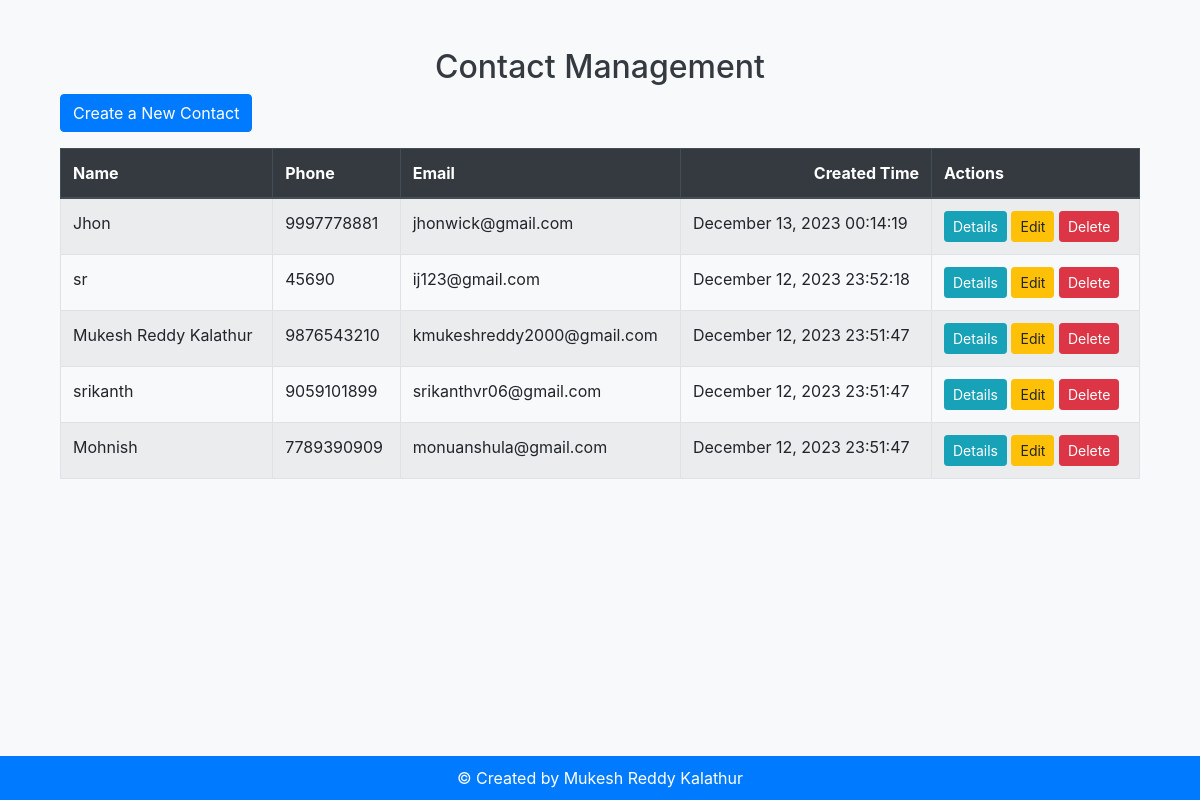
The page /phone_book/ on the database its author committed.
### Phone_Book/models.py (models this page shows, shortened)
class Contact(models.Model):
    name = models.CharField(max_length=50)
    email = models.EmailField()
    phone = models.CharField(max_length=10)
    created_time = models.DateTimeField(default=timezone.now)

### Phone_Book/views.py (the view)
# urls.py: path('', list_contact, name='list_contact'),
def list_contact(request):
    contacts = Contact.objects.all().order_by('-created_time')
    return render(request, 'Phone_Book/list_contact.html', {'contacts': contacts})

### Phone_Book/templates/Phone_Book/list_contact.html
{% extends 'Phone_Book/base.html' %}
{% block content %}
    <div class="container mt-5">
        <h2 class="text-center">Contact Management</h2>
        <a href="{% url 'Phone_Book:create_contact' %}" class="btn btn-primary mb-3">Create a New Contact</a>
        <div class="table-responsive">
            <table class="table table-bordered table-striped table-hover">
                <thead class="thead-dark">
                    <tr>
                        <th scope="col">Name</th>
                        <th scope="col">Phone</th>
                        <th scope="col">Email</th>
                        <th scope="col">Created Time</th>
                        <th scope="col">Actions</th>
                    </tr>
                </thead>
                <tbody>
                    {% for contact in contacts %}
                        <tr>
                            <td>{{ contact.name }}</td>
                            <td>{{ contact.phone }}</td>
                            <td>{{ contact.email }}</td>
                            <td>{{ contact.created_time|date:"F d, Y H:i:s" }}</td>
                            <td>
                                <a href="{% url 'Phone_Book:detail_contact' contact.id %}" class="btn btn-info btn-sm">Details</a>
                                <a href="{% url 'Phone_Book:edit_contact' contact.id %}" class="btn btn-warning btn-sm">Edit</a>
                                <a href="{% url 'Phone_Book:delete_contact' contact.id %}" class="btn btn-danger btn-sm">Delete</a>
                            </td>
                        </tr>
                    {% endfor %}
                </tbody>
            </table>
        </div>
    </div>
{% endblock %}

### Phone_Book/templates/Phone_Book/base.html (style rules this page uses)
body { background-color: #f8f9fa; color: #343a40; }
.table th:nth-child(4) { text-align: right; }

### rows shown on the page
Contact: name "Jhon", phone "9997778881", email "jhonwick@gmail.com", created_time "December 13, 2023 00:14:19"
Contact: name "sr", phone "45690", email "ij123@gmail.com", created_time "December 12, 2023 23:52:18"
Contact: name "Mukesh Reddy Kalathur", phone "9876543210", email "kmukeshreddy2000@gmail.com", created_time "December 12, 2023 23:51:47"
Contact: name "srikanth", phone "9059101899", email "srikanthvr06@gmail.com", created_time "December 12, 2023 23:51:47"
Contact: name "Mohnish", phone "7789390909", email "monuanshula@gmail.com", created_time "December 12, 2023 23:51:47"
